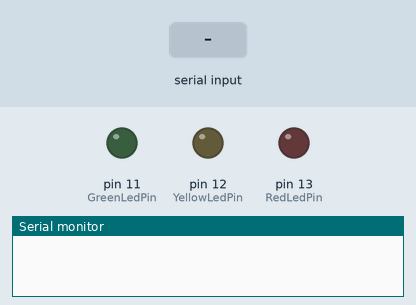
Bench run of a sketch on a simulated Arduino Uno, built with avr-gcc and run on an emulated ATmega328P. Parts: output pins drawn as LEDs (lit = HIGH), the last lines printed to the serial monitor. Inputs (shaded band) come from the test bench.

Above: at 1.2 s.
1.3 s: "RED" received over Serial
At 2.6 s:
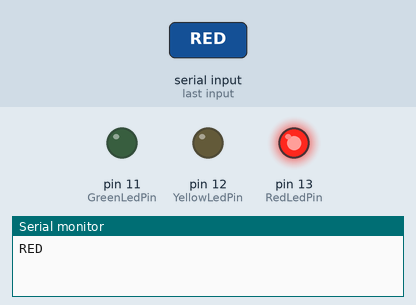
3.8 s: "YELLOW" received over Serial
At 5.7 s:
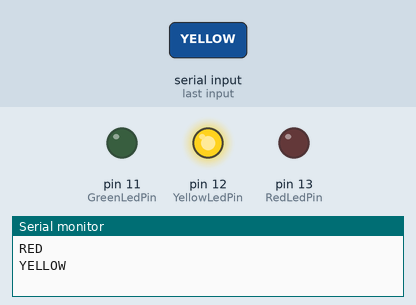
6.3 s: "GREEN" received over Serial
At 7.6 s:
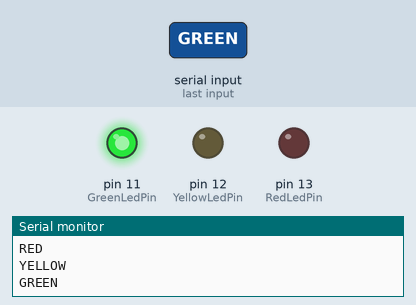
Timing chart, 0 to 9.3 s (numbered marks = the images above; inputs shaded):
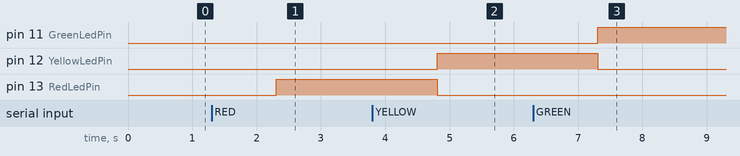

Measured:
- after the input at 1.3 s, pin 13 (RedLedPin): LOW → HIGH after 1.0 s
- after the input at 3.8 s, pin 12 (YellowLedPin): LOW → HIGH after 1.0 s; pin 13 (RedLedPin): HIGH → LOW after 1.0 s
- after the input at 6.3 s, pin 11 (GreenLedPin): LOW → HIGH after 1.0 s; pin 12 (YellowLedPin): HIGH → LOW after 1.0 s

The sketch:

color.ino
```cpp
const int RedLedPin =  13;
const int YellowLedPin =  12;
const int GreenLedPin =  11;


void setup() {
  Serial.begin(9600);
  pinMode(RedLedPin, OUTPUT);
  pinMode(YellowLedPin, OUTPUT);
  pinMode(GreenLedPin, OUTPUT);
}

void loop() {
  if (Serial.available()) {
    String read_value = Serial.readString();
    Serial.println(read_value);
    digitalWrite(RedLedPin, read_value == "RED" ? HIGH : LOW);
    digitalWrite(YellowLedPin, read_value == "YELLOW" ? HIGH : LOW);
    digitalWrite(GreenLedPin, read_value == "GREEN" ? HIGH : LOW);
  }
}
```
